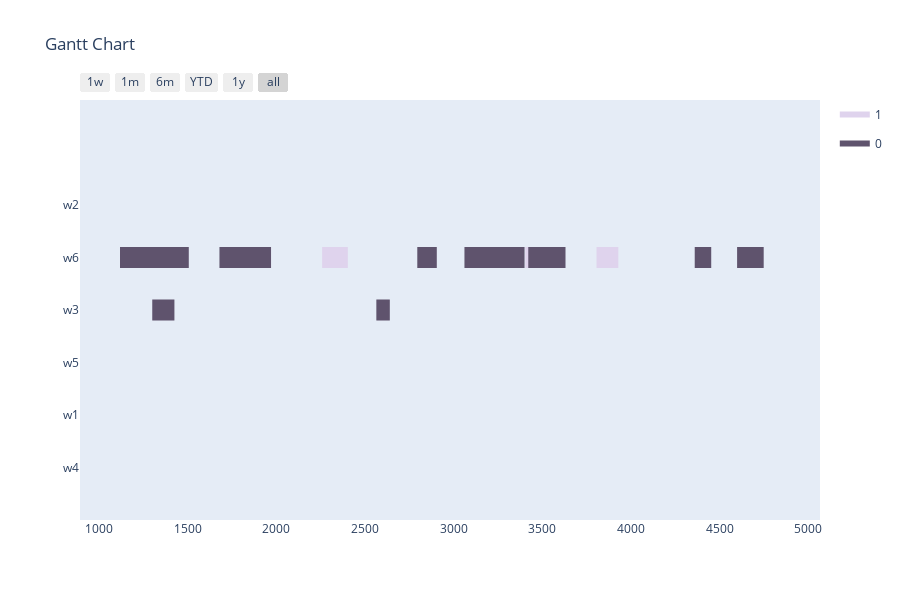

Write notebook code for a chart like this one.
### Markdown cell above
Testing pygad

### Code cell
import pygad
from optimizer_components import map_index_to_operation

earliest_time_slot = 0
last_time_slot = 5000

def feasible(solution):
    j = 0
    for i in range(len(solution)):
        if j == 2:
            # just check if task and workstation do exist
            """if env.get_task(solution[i-2]) is None or env.get_workstation(solution[i-1]) is None:
                return False"""
            if solution[i] < earliest_time_slot:
                return False
            duration = env.get_duration(solution[i-2], solution[i-1])
            if duration == 0: # illegal combination
                return False
            if solution[i] + duration > last_time_slot:
                return False
        j += 1
        if j > 2:
            j = 0
    return True # just testing

def fitness_function(solution, solution_idx):
    fitness = 0
    if feasible(solution):
        min = float('inf')
        max = -float('inf')
        i = 0
        for gene in solution:
            if i == 2:
                if gene < min:
                    min = gene
                duration = env.get_duration(solution[i-2], solution[i-1])
                if gene + duration > max:
                    max = gene + duration
            i += 1
            if i > 2:
                i = 0
        fitness += abs(max - min)
    else:
        fitness = 2 * last_time_slot
    return fitness

def only_valid_mutation_function(offsprings, ga_instance):
    start_low = ga_instance.gene_space[2]['low']
    start_high = ga_instance.gene_space[2]['high']
    
    for offspring in offsprings:
        j = 0
        for i in range(len(offspring)):
            if j == 0:
                valid_workstations = env.get_valid_workstations(offspring[i])
            if random.random() < 1/len(offspring): # just fix mutation probability for now
                if j == 1:
                    offspring[i] = random.choice(valid_workstations).id
                elif j == 2:
                    offspring[i] = random.randint(start_low, start_high)
            j += 1
            if j > 2:
                j = 0
    return offsprings

def mutation_function(offsprings, ga_instance):
    workstation_low = ga_instance.gene_space[1]['low']
    workstation_high = ga_instance.gene_space[1]['high']
    start_low = ga_instance.gene_space[2]['low']
    start_high = ga_instance.gene_space[2]['high']
    
    for offspring in offsprings:
        j = 0
        for i in range(len(offspring)):
            if random.random() < 1/len(offspring): # just fix mutation probability for now
                if j == 1:
                    offspring[i] = random.randint(workstation_low, workstation_high)
                elif j == 2:
                    offspring[i] = random.randint(start_low, start_high)
            j += 1
            if j > 2:
                j = 0
    return offsprings

flat_input = [item for sublist in input for item in sublist]
num_genes = len(flat_input)
num_generations = 100
num_parents_mating = 25
sol_per_pop = 50
init_range_low = 0
init_range_high = last_time_slot
parent_selection_type = 'sss'
keep_parents = 1
crossover_type = 'single_point'
#mutation_type = 'random'
#mutation_type = mutation_function
mutation_type = only_valid_mutation_function
mutation_percentage_genes = 10
fitness_func = fitness_function
gene_type = int
gene_space = []
space_tasks = {'low': 0, 'high': len(tasks)-1}#[0, len(tasks)-1]
space_workstations = {'low': 1, 'high': len(workstations)-1}#[0, len(workstations)-1]
space_time = {'low': earliest_time_slot, 'high': last_time_slot}#[earliest_time_slot, last_time_slot]
j = 0
for i in range(num_genes):
    if j == 0:
        gene_space.append(space_tasks)
    elif j == 1:
        gene_space.append(space_workstations)
    else:
        gene_space.append(space_time)
    j += 1
    if j > 2:
        j = 0
ga_instance = pygad.GA(num_generations=num_generations, num_parents_mating=num_parents_mating, fitness_func=fitness_func, sol_per_pop=sol_per_pop, num_genes=num_genes, init_range_low=init_range_low, init_range_high=init_range_high, parent_selection_type=parent_selection_type, keep_parents=keep_parents, crossover_type=crossover_type, mutation_type=mutation_type, mutation_percent_genes=mutation_percentage_genes, gene_type=gene_type, gene_space=gene_space)
ga_instance.run()
solution, solution_fitness, solution_idx = ga_instance.best_solution()
print("Parameters of the best solution : {solution}".format(solution=solution))
print("Fitness value of the best solution = {solution_fitness}".format(solution_fitness=solution_fitness))
j = 0
result = []
for i in range(len(solution)):
    if j == 0:
        result.append([])
    result[len(result)-1].append(solution[i])
    j += 1
    if j > 2:
        j = 0

def reformat_pygad_result(result, orders, environment):
    workstation_assignments = dict()
    for i in range(len(result)):
        operation = result[i]
        if operation[1] not in workstation_assignments:
            workstation_assignments[operation[1]] = []
        _, order = map_index_to_operation(i, orders, environment)
        workstation_assignments[operation[1]].append([order[2], order[0], i, operation[0], operation[2], environment.get_duration(operation[0], operation[1])])
    return workstation_assignments

workstation_assignments = reformat_pygad_result(result, orders, env)
visualize(workstation_assignments, [], [], [], num_generations+1)

### Figure 1 — Plotly figure (JSON) as saved in the notebook; plotly's stock layout.template omitted (floating-point values rounded to 4 significant figures)
{"data": [{"fill": "toself", "fillcolor": "rgb(223, 211, 237)", "hoverinfo": "name", "legendgroup": "rgb(223, 211, 237)", "mode": "none", "name": "1", "type": "scatter", "x": [3404, 3500, 3500, 3404, 3404, 2258, 2403, 2403, 2258, 2258, 3524, 3620, 3620, 3524, 3524, 786, 931, 931, 786, 786, 3806, 3929, 3929, 3806, 3806, 868, 868, 868, 868, 868, 2363, 2363, 2363, 2363], "y": [3.8, 3.8, 4.2, 4.2, null, 3.8, 3.8, 4.2, 4.2, null, 3.8, 3.8, 4.2, 4.2, null, 3.8, 3.8, 4.2, 4.2, null, 3.8, 3.8, 4.2, 4.2, null, 1.8, 1.8, 2.2, 2.2, null, 0.8, 0.8, 1.2, 1.2]}, {"fill": "toself", "fillcolor": "rgb(95, 83, 109)", "hoverinfo": "name", "legendgroup": "rgb(95, 83, 109)", "mode": "none", "name": "0", "type": "scatter", "x": [3248, 3248, 3248, 3248, 3248, 3553, 3553, 3553, 3553, 3553, 986, 986, 986, 986, 986, 4599, 4749, 4749, 4599, 4599, 3421, 3631, 3631, 3421, 3421, 873, 961, 961, 873, 873, 2795, 2905, 2905, 2795, 2795, 994, 1118, 1118, 994, 994, 275, 395, 395, 275, 275, 4360, 4453, 4453, 4360, 4360, 3554, 3610, 3610, 3554, 3554, 1506, 1679, 1679, 1506, 1506, 3145, 3337, 3337, 3145, 3145, 3280, 3400, 3400, 3280, 3280, 3061, 3186, 3186, 3061, 3061, 2564, 2640, 2640, 2564, 2564, 1300, 1425, 1425, 1300, 1300, 4119, 4119, 4119, 4119, 4119, 667, 667, 667, 667, 667, 4841, 4841, 4841, 4841, 4841, 3733, 3733, 3733, 3733, 3733, 3565, 3565, 3565, 3565, 3565, 361, 471, 471, 361], "y": [4.8, 4.8, 5.2, 5.2, null, 4.8, 4.8, 5.2, 5.2, null, 4.8, 4.8, 5.2, 5.2, null, 3.8, 3.8, 4.2, 4.2, null, 3.8, 3.8, 4.2, 4.2, null, 3.8, 3.8, 4.2, 4.2, null, 3.8, 3.8, 4.2, 4.2, null, 3.8, 3.8, 4.2, 4.2, null, 3.8, 3.8, 4.2, 4.2, null, 3.8, 3.8, 4.2, 4.2, null, 3.8, 3.8, 4.2, 4.2, null, 3.8, 3.8, 4.2, 4.2, null, 3.8, 3.8, 4.2, 4.2, null, 3.8, 3.8, 4.2, 4.2, null, 3.8, 3.8, 4.2, 4.2, null, 2.8, 2.8, 3.2, 3.2, null, 2.8, 2.8, 3.2, 3.2, null, 2.8, 2.8, 3.2, 3.2, null, 1.8, 1.8, 2.2, 2.2, null, 1.8, 1.8, 2.2, 2.2, null, 1.8, 1.8, 2.2, 2.2, null, 0.8, 0.8, 1.2, 1.2, null, -0.2, -0.2, 0.2, 0.2]}, {"legendgroup": "rgb(223, 211, 237)", "marker": {"color": "rgb(223, 211, 237)", "opacity": 0, "size": 1}, "mode": "markers", "name": "", "showlegend": false, "text": [null, null, null, null, null, null, null, null, null, null, null, null, null, null], "type": "scatter", "x": [3404, 3500, 2258, 2403, 3524, 3620, 786, 931, 3806, 3929, 868, 868, 2363, 2363], "y": [4, 4, 4, 4, 4, 4, 4, 4, 4, 4, 2, 2, 1, 1]}, {"legendgroup": "rgb(95, 83, 109)", "marker": {"color": "rgb(95, 83, 109)", "opacity": 0, "size": 1}, "mode": "markers", "name": "", "showlegend": false, "text": [null, null, null, null, null, null, null, null, null, null, null, null, null, null, null, null, null, null, null, null, null, null, null, null, null, null, null, null, null, null, null, null, null, null, null, null, null, null, null, null, null, null, null, null, null, null], "type": "scatter", "x": [3248, 3248, 3553, 3553, 986, 986, 4599, 4749, 3421, 3631, 873, 961, 2795, 2905, 994, 1118, 275, 395, 4360, 4453, 3554, 3610, 1506, 1679, 3145, 3337, 3280, 3400, 3061, 3186, 2564, 2640, 1300, 1425, 4119, 4119, 667, 667, 4841, 4841, 3733, 3733, 3565, 3565, 361, 471], "y": [5, 5, 5, 5, 5, 5, 4, 4, 4, 4, 4, 4, 4, 4, 4, 4, 4, 4, 4, 4, 4, 4, 4, 4, 4, 4, 4, 4, 4, 4, 3, 3, 3, 3, 3, 3, 2, 2, 2, 2, 2, 2, 1, 1, 0, 0]}], "layout": {"height": 600, "hovermode": "closest", "showlegend": true, "title": {"text": "Gantt Chart"}, "xaxis": {"rangeselector": {"buttons": [{"count": 7, "label": "1w", "step": "day", "stepmode": "backward"}, {"count": 1, "label": "1m", "step": "month", "stepmode": "backward"}, {"count": 6, "label": "6m", "step": "month", "stepmode": "backward"}, {"count": 1, "label": "YTD", "step": "year", "stepmode": "todate"}, {"count": 1, "label": "1y", "step": "year", "stepmode": "backward"}, {"step": "all"}]}, "showgrid": false, "type": "date", "zeroline": false}, "yaxis": {"autorange": false, "range": [-1, 7], "showgrid": false, "ticktext": ["w4", "w1", "w5", "w3", "w6", "w2"], "tickvals": [0, 1, 2, 3, 4, 5], "zeroline": false}}}
